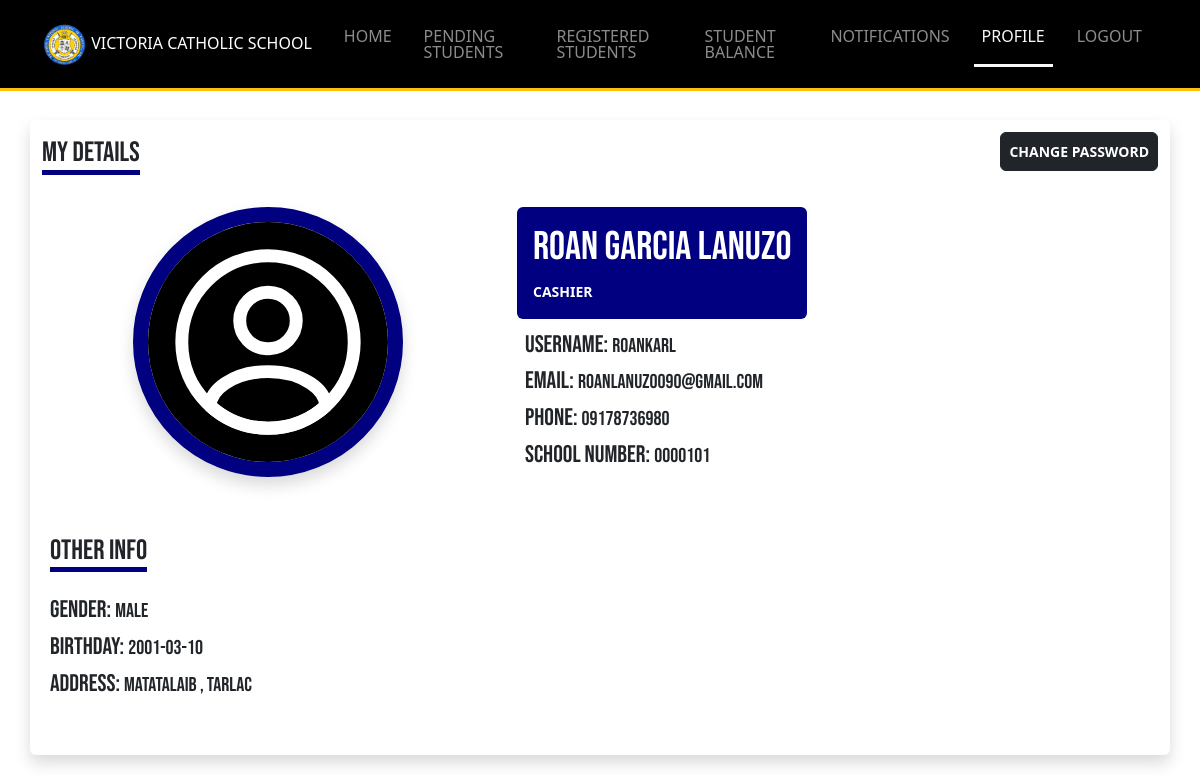
Screenshot of /Resources/views/cashier/profiles.php (signed in) with the database file from the repository.
### tables this page shows
CREATE TABLE `users` (
  `id` int(11) NOT NULL,
  `role` varchar(255) DEFAULT NULL,
  `school_number` varchar(255) DEFAULT NULL,
  `first_name` varchar(255) DEFAULT NULL,
  `middle_name` varchar(255) DEFAULT NULL,
  `last_name` varchar(255) DEFAULT NULL,
  `email` varchar(255) DEFAULT NULL,
  `phone` varchar(20) DEFAULT NULL,
  `gender` enum('Male','Female') DEFAULT NULL,
  `birthday` date DEFAULT NULL,
  `address` text DEFAULT NULL,
  `occupation` varchar(255) DEFAULT NULL,
  `username` varchar(255) DEFAULT NULL,
  `password` varchar(255) DEFAULT NULL,
  `remember_token` varchar(100) DEFAULT NULL,
  `created_at` timestamp NOT NULL DEFAULT current_timestamp(),
  `updated_at` timestamp NOT NULL DEFAULT current_timestamp() ON UPDATE current_timestamp()
);

### Middleware/CheckIfCashier.php (called while the page is built, shortened)
<?php
require_once $_SERVER['DOCUMENT_ROOT']."/Connections/DB_connection.php";
$role = 'cashier';
$stmt = $conn->prepare("SELECT * FROM users WHERE role = ? AND id = ?");
$stmt->bind_param("si", $role, $_SESSION['id']);
$stmt->execute();
$result = $stmt->get_result();
$auth = $result->fetch_assoc();

### Resources/views/cashier/profiles.php (the view, shortened to what this page needs)
<?php
require_once $_SERVER['DOCUMENT_ROOT']."/Middleware/CheckIfLoggedIn.php";
require_once $_SERVER['DOCUMENT_ROOT']."/Middleware/CheckIfCashier.php";
require_once "../includes/header_layout.php";
?>
<body>
    <?php
        include "includes/navbar.php";
     ?>
    <div class="container mt-5">
        <div class="row justify-content-center bg-white rounded shadow pb-5">
            <div class="col-12 d-flex justify-content-between align-items-center">
                <h3 class="bebas-font mt-3 border-bottom-navy">MY DETAILS</h3>
                <a href="update-my-password.php" class="btn btn-dark btn-sm fw-bold py-2 rounded">CHANGE PASSWORD</a>
            </div>
            <div class="col-lg-5 d-flex justify-content-center mt-4">
                <img src="../../images/profile.svg" class="shadow profile-design" >
            </div>
            <div class="col-lg-7 mt-4">
                <span class="bg-primary d-block d-lg-inline-block p-3 rounded">
                    <h1 class="bebas-font text-white text-uppercase"><?php echo $auth['first_name']." ".$auth['middle_name']." ".$auth['last_name'] ?> </h1>
                    <small class="text-white fw-bold"> CASHIER </small>
                </span>
                <span class="mt-1 p-2 d-block">
                    <span class="d-block">
                        <h4 class="bebas-font text-dark d-inline-block">Username:</h4>
                        <h5 class="bebas-font d-inline-block"><?php echo $auth['username']; ?></h5>
                    </span>
                    <span class="d-block">
                        <h4 class="bebas-font text-dark d-inline-block">Email:</h4>
                        <h5 class="bebas-font d-inline-block text-uppercase"><?php echo $auth['email'] ?></h5>
                    </span>
                    <span class="d-block">
                        <h4 class="bebas-font text-dark d-inline-block">Phone:</h4>
                        <h5 class="bebas-font d-inline-block"><?php echo $auth['phone'] ?></h5>
                    </span>
                    <span class="d-block">
                        <h4 class="bebas-font text-dark d-inline-block">School Number:</h4>
                        <h5 class="bebas-font d-inline-block"><?php echo $auth['school_number'] == 0 ? 'NONE' : $auth['school_number']?></h5>
                    </span>
                </span>
            </div>
            <div class="col-md-12 mt-5 ">
                <span class="d-block px-2">
                    <h3 class="bebas-font text-dark border-bottom-navy">OTHER INFO</h3>
                    <span class="d-block pt-3">
                        <h4 class="bebas-font text-dark d-inline-block">Gender:</h4>
                        <h5 class="bebas-font d-inline-block text-uppercase"><?php echo $auth['gender']; ?></h5>
                    </span>
                    <span class="d-block">
                        <h4 class="bebas-font text-dark d-inline-block">Birthday:</h4>
                        <h5 class="bebas-font d-inline-block"><?php echo $auth['birthday']; ?></h5>
                    </span>
                    <span class="d-block">
                        <h4 class="bebas-font text-dark d-inline-block">Address:</h4>
                        <h5 class="bebas-font d-inline-block"><?php echo $auth['address']; ?></h5>
                    </span>
                </span>
            </div>
        </div>
    </div>
</body>
<?php
	require_once "../includes/includes_scripts.php";
?>

### Resources/css/style.css (style rules this page uses)
.profile-design { border-radius: 50%; object-fit: cover; width: 270px; height: 270px; border: 15px navy solid; }
.bebas-font { font-family: 'Bebas Neue', sans-serif; }
.border-bottom-navy { border-bottom: 5px solid navy !important; width: fit-content; }
.bg-primary { background-color: navy !important; }

### rows the page displays
users: first_name "ROAN", middle_name "GARCIA", last_name "LANUZO", username "roankarl", email "ROANLANUZO090@GMAIL.COM", phone "09178736980", school_number "0000101", gender "MALE", birthday "2001-03-10", address "Matatalaib , Tarlac"
